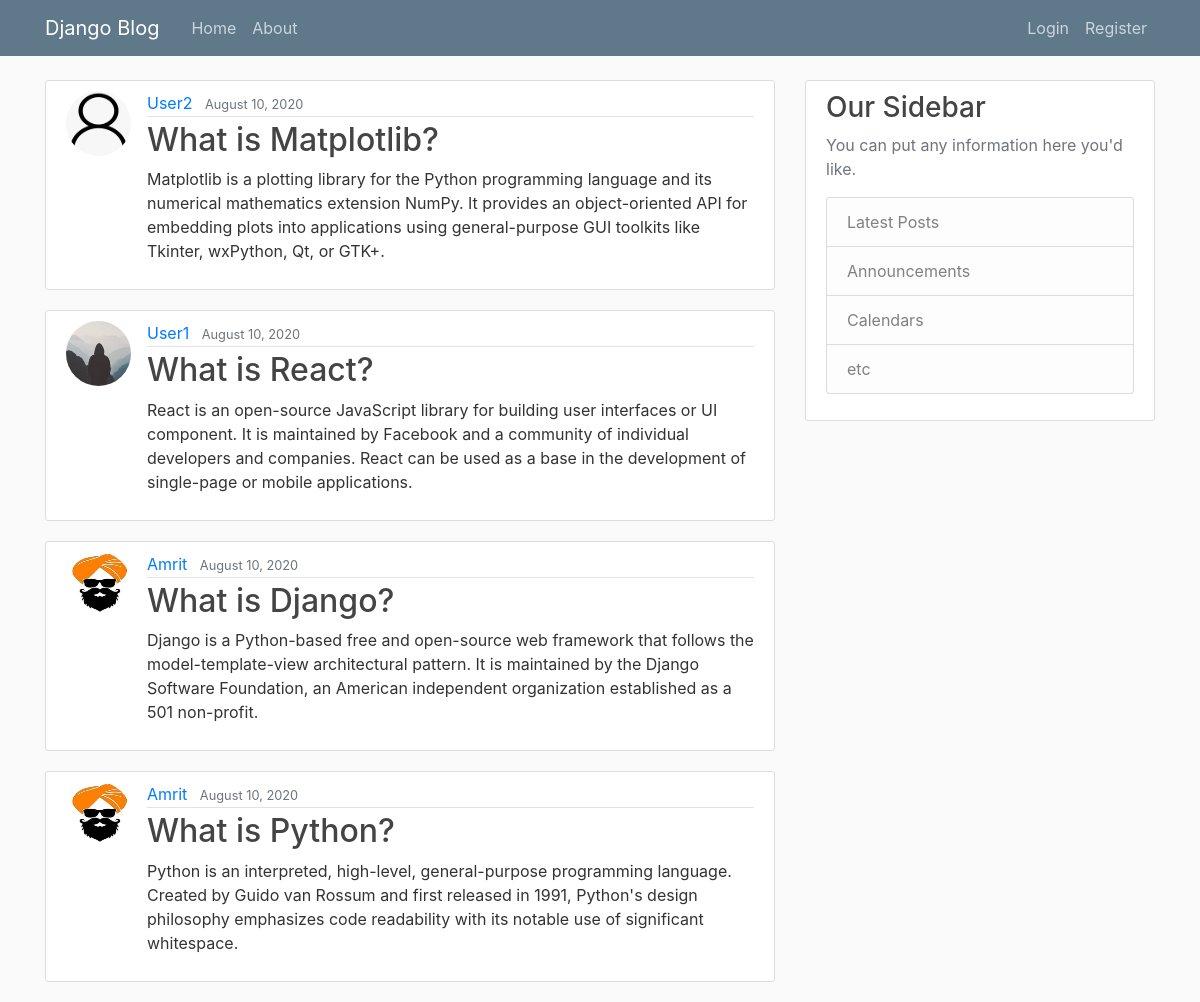
The page / on the database its author committed.
### blog/models.py (models this page shows, shortened)
class Post(models.Model):
    title=models.CharField(max_length=100)
    content=models.TextField()
    date_posted=models.DateTimeField(default=timezone.now)
    author=models.ForeignKey(User,on_delete=models.CASCADE)

### users/models.py (models this page shows, shortened)
class Profile(models.Model):
    user=models.OneToOneField(User, on_delete=models.CASCADE)
    image=models.ImageField(default='default.jpg',upload_to='profile_pics')

### blog/views.py (the view)
# urls.py: path('', PostListView.as_view(), name='blog-home'),
class PostListView(ListView):
    model = Post
    template_name = 'blog/home.html'
    context_object_name = 'posts'
    ordering = ['-date_posted']

### blog/templates/blog/home.html
{% extends "blog/base.html"%}
{% block content %}
{% for post in posts %}
    <article class="media content-section">
      <img src="{{post.author.profile.image.url}}" class="rounded-circle article-img">
  <div class="media-body">
    <div class="article-metadata">
      <a class="mr-2" href="#">{{ post.author }}</a>
      <small class="text-muted">{{ post.date_posted| date:"F d, Y" }}</small>
    </div>
    <h2><a class="article-title" href="{% url 'post-detail' post.id %}">{{ post.title }}</a></h2>
    <p class="article-content">{{ post.content }}</p>
  </div>
</article>
{% endfor %}
{% endblock content%}

### blog/templates/blog/base.html (shortened to what this page needs)
{% load static %}
<!DOCTYPE html>
<html lang="en">
<head>
    <link rel="stylesheet" href="https://maxcdn.bootstrapcdn.com/bootstrap/4.0.0/css/bootstrap.min.css">
    <link rel="stylesheet" type="text/css" href="{% static 'blog/main.css' %}">
</head>
<body>
    <header class="site-header">
  <nav class="navbar navbar-expand-md navbar-dark bg-steel fixed-top">
    <div class="container">
      <a class="navbar-brand mr-4" href="/">Django Blog</a>
      <div class="collapse navbar-collapse" id="navbarToggle">
        <div class="navbar-nav mr-auto">
          <a class="nav-item nav-link" href="/">Home</a>
          <a class="nav-item nav-link" href="/about">About</a>
        </div>
        <div class="navbar-nav">
            {% if user.is_authenticated %}
          <a class="nav-item nav-link" href="{% url 'post-create' %}">New Post</a>
          <a class="nav-item nav-link" href="{% url 'profile' %}">Profile</a>
          <a class="nav-item nav-link" href="{% url 'logout' %}">Logout</a>
            {% else %}
          <a class="nav-item nav-link" href="{% url 'login' %}">Login</a>
          <a class="nav-item nav-link" href="{% url 'register' %}">Register</a>
            {% endif %}
        </div>
      </div>
    </div>
  </nav>
</header>
    <main role="main" class="container">
  <div class="row">
    <div class="col-md-8">
      {% block content %}{% endblock %}
    </div>
    <div class="col-md-4">
      <div class="content-section">
        <h3>Our Sidebar</h3>
        <p class='text-muted'>You can put any information here you'd like.
          <ul class="list-group">
            <li class="list-group-item list-group-item-light">Latest Posts</li>
            <li class="list-group-item list-group-item-light">Announcements</li>
            <li class="list-group-item list-group-item-light">Calendars</li>
            <li class="list-group-item list-group-item-light">etc</li>
          </ul>
        </p>
      </div>
    </div>
  </div>
</main>
</body>
</html>

### blog/static/blog/main.css (style rules this page uses)
body { background: #fafafa; color: #333333; margin-top: 5rem; }
h1, h2, h3, h4, h5, h6 { color: #444444; }
ul { margin: 0; }
.bg-steel { background-color: #5f788a; }
.site-header .navbar-nav .nav-link { color: #cbd5db; }
.content-section { background: #ffffff; padding: 10px 20px; border: 1px solid #dddddd; border-radius: 3px; margin-bottom: 20px; }
.article-title { color: #444444; }
.article-content { white-space: pre-line; }
.article-img { height: 65px; width: 65px; margin-right: 16px; }
.article-metadata { padding-bottom: 1px; margin-bottom: 4px; border-bottom: 1px solid #e3e3e3 }

### rows shown on the page
Post: author.profile.image (picture), author "User2", date_posted "August 10, 2020", title "What is Matplotlib?", content "Matplotlib is a plotting library for the Python programming language and its numerical mathematics extension NumPy. It provides an object-oriented API for embedding plots into applications using general-purpose GUI toolkits like Tkinter, wxPython, Qt, or GTK+."
Post: author.profile.image (placeholder picture), author "User1", date_posted "August 10, 2020", title "What is React?", content "React is an open-source JavaScript library for building user interfaces or UI component. It is maintained by Facebook and a community of individual developers and companies. React can be used as a base in the development of single-page or mobile applications."
Post: author.profile.image (placeholder picture), author "Amrit", date_posted "August 10, 2020", title "What is Django?", content "Django is a Python-based free and open-source web framework that follows the model-template-view architectural pattern. It is maintained by the Django Software Foundation, an American independent organization established as a 501 non-profit."
Post: author.profile.image (placeholder picture), author "Amrit", date_posted "August 10, 2020", title "What is Python?", content "Python is an interpreted, high-level, general-purpose programming language. Created by Guido van Rossum and first released in 1991, Python's design philosophy emphasizes code readability with its notable use of significant whitespace."
